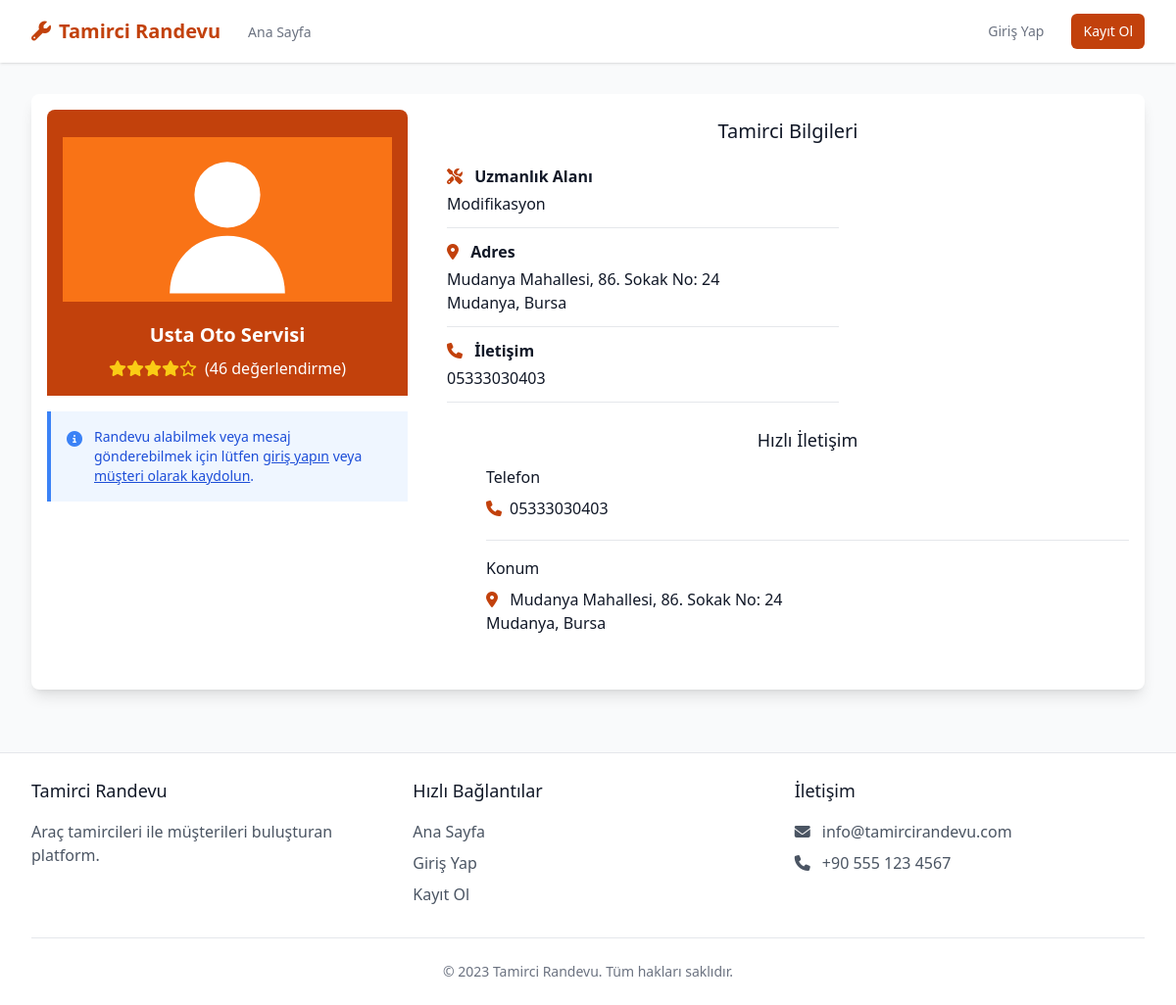
Page /mechanic/34 on the committed database.
### tamircim.py (models this page shows, shortened)
class Kullanici(db.Model):
    __tablename__ = 'kullanici'
    id = db.Column(db.Integer, primary_key=True)
    eposta = db.Column(db.String(120), unique=True, nullable=False)
    sifre = db.Column(db.String(256), nullable=False)
    kullanici_tipi = db.Column(db.String(20), nullable=False)  # 'musteri' veya 'tamirci'
    isim = db.Column(db.String(100), nullable=False)
    telefon = db.Column(db.String(20), nullable=False)
    created_at = db.Column(db.DateTime, default=datetime.utcnow)
    sehir = db.Column(db.String(50))
    ilce = db.Column(db.String(50))
    adres = db.Column(db.Text)
    uzmanlik_alani = db.Column(db.String(100))
    ortalama_puan = db.Column(db.Float, default=0.0)
    puan_sayisi = db.Column(db.Integer, default=0)
    sent_messages = db.relationship('Mesaj', foreign_keys='Mesaj.gonderici_id', backref='sender', lazy='dynamic')
    received_messages = db.relationship('Mesaj', foreign_keys='Mesaj.alici_id', backref='recipient', lazy='dynamic')

### tamircim.py (the view)
@tamircim.route('/mechanic/<int:tamirci_id>')
def tamirci_profil(tamirci_id):
    tamirci = Kullanici.query.filter_by(id=tamirci_id, kullanici_tipi='mechanic').first_or_404()
    form = RandevuForm()
    form.tamirci_id.data = tamirci_id
    degerlendirmeler = TamirciDegerlendirme.query.filter_by(tamirci_id=tamirci_id).order_by(TamirciDegerlendirme.tarih.desc()).all()
    return render_template('mechanic_profile.html', tamirci=tamirci, form=form, degerlendirmeler=degerlendirmeler)

### templates/mechanic_profile.html (shortened to what this page needs)
{% extends "base.html" %}
{% block content %}
<div class="container max-w-7xl mx-auto px-4 sm:px-6 lg:px-8 py-8">
    <div class="shadow-lg p-4 bg-white rounded-lg">
        <div class="flex max-lg:flex-col justify-between">
            <div class="lg:w-1/3">
                <div class="card-header bg-orange-700 p-4 rounded-t-lg">
                    <svg class="rounded-lg w-full h-48" viewBox="0 0 400 200" xmlns="http://www.w3.org/2000/svg">
                        <rect width="100%" height="100%" fill="#f97316" />
                        <circle cx="200" cy="70" r="40" fill="white" />
                        <path d="M200,120 C160,120 130,150 130,190 L270,190 C270,150 240,120 200,120 Z" fill="white" />
                    </svg>
                    <h4 class="text-center font-bold text-xl mt-2 text-white">{{ tamirci.isim }}</h4>
                    {% if tamirci.puan_sayisi > 0 %}
                        <div class="flex justify-center items-center mt-2">
                            <div class="flex items-center">
                                {% for i in range(1, 6) %}
                                    {% if i <= tamirci.ortalama_puan %}
                                        <i class="fas fa-star text-yellow-400"></i>
                                    {% elif i <= tamirci.ortalama_puan + 0.5 %}
                                        <i class="fas fa-star-half-alt text-yellow-400"></i>
                                    {% else %}
                                        <i class="far fa-star text-yellow-400"></i>
                                    {% endif %}
                                {% endfor %}
                            </div>
                            <span class="ml-2 text-white">({{ tamirci.puan_sayisi }} değerlendirme)</span>
                        </div>
                    {% endif %}
                </div>
                {% if 'kullanici_id' in session and session['kullanici_tipi'] == 'customer' %}
                    <div class="flex gap-4 py-4 justify-center">
                        <a href="{{ url_for('randevu_olustur', tamirci_id=tamirci.id) }}" class="inline-flex items-center px-4 py-2 border border-transparent rounded-md shadow-sm text-sm font-medium text-white bg-orange-700 hover:bg-orange-800 focus:outline-none focus:ring-2 focus:ring-offset-2 focus:ring-orange-500">
                            <i class="fas fa-calendar-plus mr-2"></i> Randevu Al
                        </a>
                        <a href="{{ url_for('view_conversation', alici_id=tamirci.id) }}" class="inline-flex items-center px-4 py-2 border border-gray-300 rounded-md shadow-sm text-sm font-medium text-gray-700 bg-white hover:bg-gray-50 focus:outline-none focus:ring-2 focus:ring-offset-2 focus:ring-orange-500">
                            <i class="fas fa-comments mr-2"></i> Mesaj Gönder
                        </a>
                    </div>
                {% elif 'kullanici_id' not in session %}
                    <div class="bg-blue-50 p-4 border-l-4 border-blue-500 mt-4">
                        <div class="flex">
                            <div class="flex-shrink-0">
                                <i class="fas fa-info-circle text-blue-500"></i>
                            </div>
                            <div class="ml-3">
                                <p class="text-sm text-blue-700">
                                    Randevu alabilmek veya mesaj gönderebilmek için lütfen
                                    <a href="{{ url_for('login') }}" class="font-medium underline text-blue-700 hover:text-blue-600">giriş yapın</a> veya
                                    <a href="{{ url_for('kayit_musteri') }}" class="font-medium underline text-blue-700 hover:text-blue-600">müşteri olarak kaydolun</a>.
                                </p>
                            </div>
                        </div>
                    </div>
                {% endif %}
            </div>
            <div class="lg:w-2/3 lg:pl-10">
                <div class="card-body">
                    <div class="row">
                        <div>
                            <h5 class="mb-3 text-center text-xl font-medium text-gray-900 lg:py-2">Tamirci Bilgileri</h5>
                            <div class="mb-3 lg:w-[400px]">
                                <p class="mb-1"><strong><i class="fas fa-tools mr-2 text-orange-700"></i> Uzmanlık Alanı</strong></p>
                                <p>{{ tamirci.uzmanlik_alani }}</p>
                                <hr class="mt-3">
                            </div>
                            <div class="mb-3 lg:w-[400px]">
                                <p class="mb-1"><strong><i class="fas fa-map-marker-alt mr-2 text-orange-700"></i> Adres</strong></p>
                                <p>{{ tamirci.adres }}</p>
                                <p>{{ tamirci.ilce }}, {{ tamirci.sehir }}</p>
                                <hr class="mt-3">
                            </div>
                            <div class="mb-3 lg:w-[400px]">
                                <p class="mb-1"><strong><i class="fas fa-phone mr-2 text-orange-700"></i> İletişim</strong></p>
                                <p>{{ tamirci.telefon }}</p>
                                <hr class="mt-3">
                            </div>
                        </div>
                    </div>
                </div>
                <div class="py-3 pl-0 lg:pl-10">
                    <div class="card mb-4">
                        <div class="card-header">
                            <h5 class="text-center text-lg font-medium text-gray-900">Hızlı İletişim</h5>
                        </div>
                        <div class="card-body py-3">
                            <div class="mb-4">
                                <h5 class="mb-0 font-medium">Telefon</h5>
                                <div class="flex justify-between items-center py-2">
                                    <div class="flex items-center">
                                        <i class="fas fa-phone text-orange-700 mr-2"></i>
                                        <span>{{ tamirci.telefon }}</span>
                                    </div>
                                </div>
                                <hr class="mt-3">
                            </div>
                            <div>
                                <h5 class="mb-0 font-medium">Konum</h5>
                                <div class="mt-2">
                                    <p><i class="fas fa-map-marker-alt text-orange-700 mr-2"></i> {{ tamirci.adres }}</p>
                                    <p>{{ tamirci.ilce }}, {{ tamirci.sehir }}</p>
                                </div>
                            </div>
                        </div>
                    </div>
                </div>
            </div>
        </div>
    </div>
</div>
{% endblock %}

### rows in the picture
Kullanici: isim "Usta Oto Servisi", puan_sayisi "46", uzmanlik_alani "Modifikasyon", adres "Mudanya Mahallesi, 86. Sokak No: 24", ilce "Mudanya", sehir "Bursa", telefon "05333030403"
